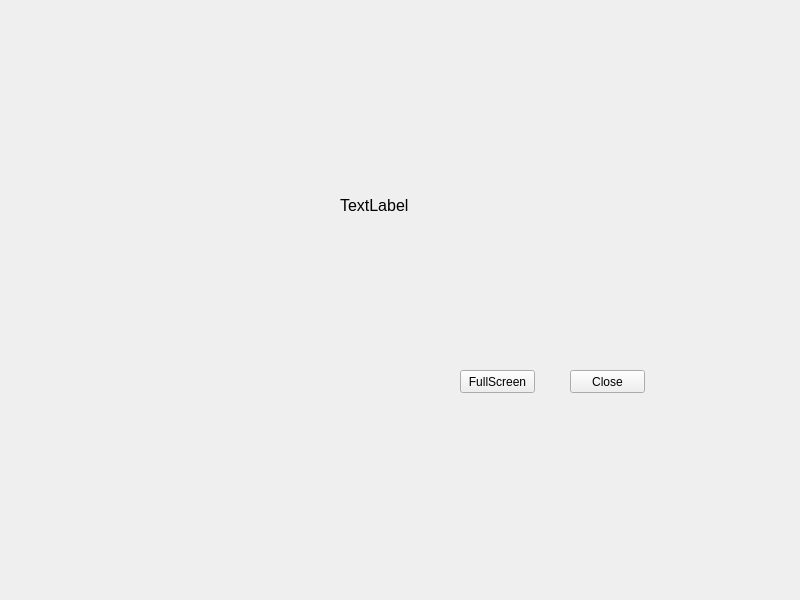
<?xml version="1.0" encoding="UTF-8"?>
<ui version="4.0">
 <class>Widget</class>
 <widget class="QWidget" name="Widget">
  <property name="geometry">
   <rect>
    <x>0</x>
    <y>0</y>
    <width>800</width>
    <height>600</height>
   </rect>
  </property>
  <property name="windowTitle">
   <string>Widget</string>
  </property>
  <widget class="QLabel" name="label">
   <property name="geometry">
    <rect>
     <x>340</x>
     <y>190</y>
     <width>81</width>
     <height>31</height>
    </rect>
   </property>
   <property name="font">
    <font>
     <pointsize>12</pointsize>
    </font>
   </property>
   <property name="text">
    <string>TextLabel</string>
   </property>
  </widget>
  <widget class="QPushButton" name="pushButton">
   <property name="geometry">
    <rect>
     <x>570</x>
     <y>370</y>
     <width>75</width>
     <height>23</height>
    </rect>
   </property>
   <property name="text">
    <string>Close</string>
   </property>
  </widget>
  <widget class="QPushButton" name="pushButton_2">
   <property name="geometry">
    <rect>
     <x>460</x>
     <y>370</y>
     <width>75</width>
     <height>23</height>
    </rect>
   </property>
   <property name="text">
    <string>FullScreen</string>
   </property>
  </widget>
 </widget>
 <resources/>
 <connections>
  <connection>
   <sender>pushButton</sender>
   <signal>clicked()</signal>
   <receiver>Widget</receiver>
   <slot>close()</slot>
   <hints>
    <hint type="sourcelabel">
     <x>607</x>
     <y>381</y>
    </hint>
    <hint type="destinationlabel">
     <x>399</x>
     <y>299</y>
    </hint>
   </hints>
  </connection>
  <connection>
   <sender>pushButton_2</sender>
   <signal>clicked()</signal>
   <receiver>Widget</receiver>
   <slot>showFullScreen()</slot>
   <hints>
    <hint type="sourcelabel">
     <x>497</x>
     <y>381</y>
    </hint>
    <hint type="destinationlabel">
     <x>399</x>
     <y>299</y>
    </hint>
   </hints>
  </connection>
 </connections>
</ui>
